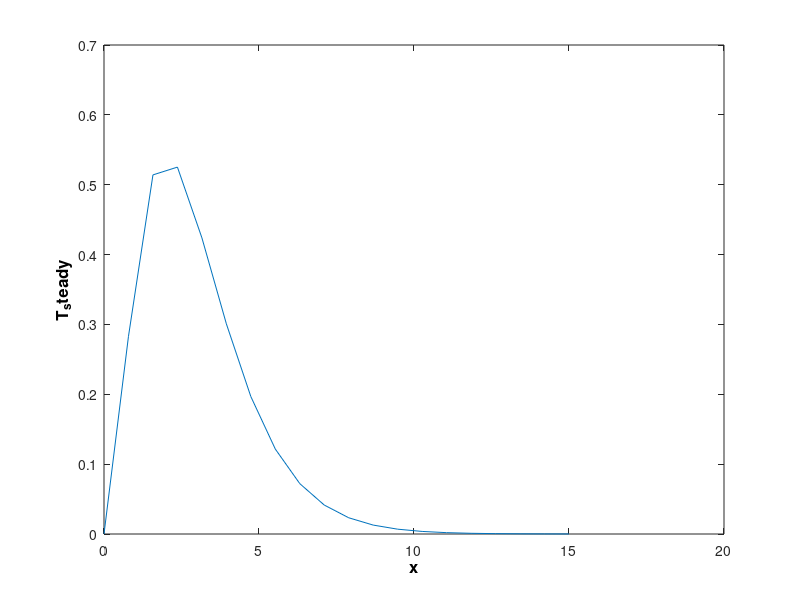
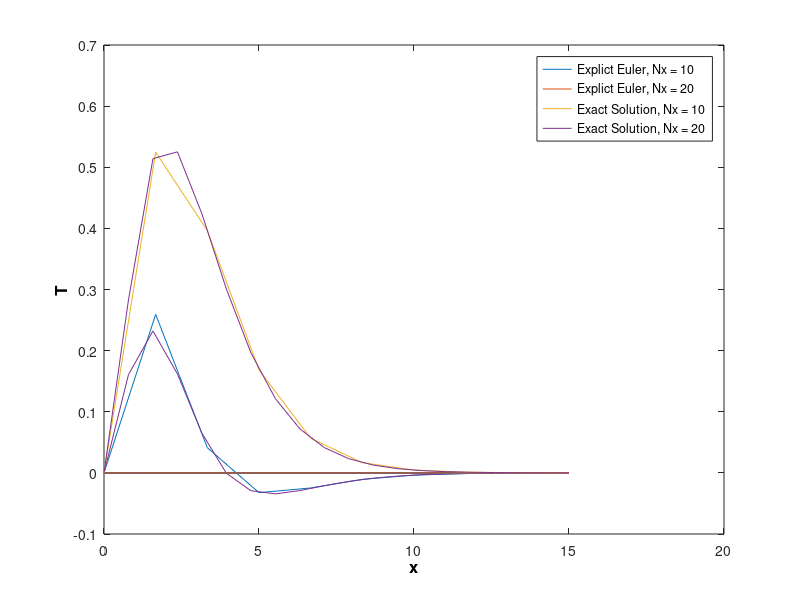
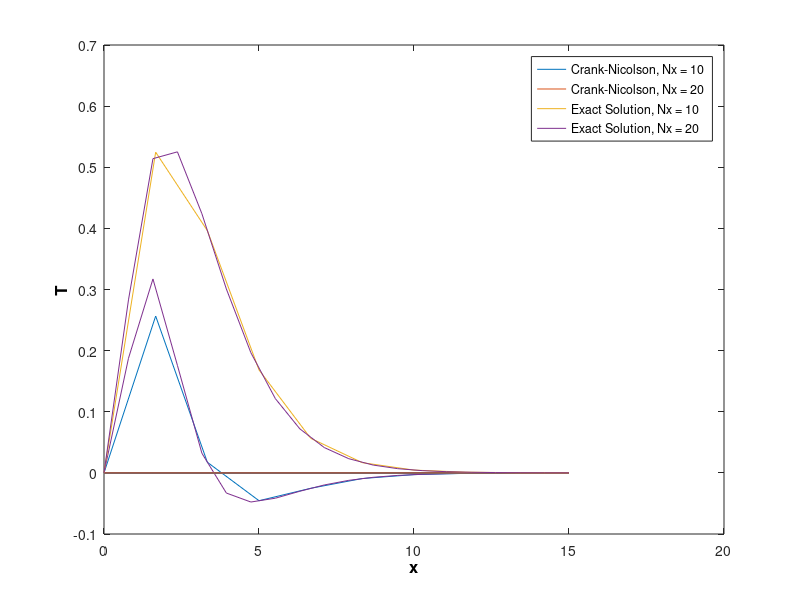

The MATLAB script that drew these images, in order:
function Xinyi()
clear all
%% Initial condition
Nx1 = 10;
Nx2 = 20;
Lx = 15;
alpha = 1;

dx1 = Lx/(Nx1-1);
dx2 = Lx/(Nx2-1);

x1 = 0:dx1:Lx;
x2 = 0:dx2:Lx;
dt = 0.001;

% Set initial condition for T
T1_steady = zeros(1,Nx1);
T2_steady  = zeros(1,Nx2);

T1_Euler = zeros(1,Nx1);
T1_steady_check_Euler  = zeros(1,Nx1);
T2_Euler = zeros(1,Nx2);
T2_steady_check_Euler  = zeros(1,Nx2);

T1_Crank = zeros(1,Nx1);
T1_Crank_old = zeros(1,Nx1);
T1_Crank_check = zeros(1,Nx1);
T2_Crank = zeros(1,Nx2);
T2_Crank_old = zeros(1,Nx2);
T2_Crank_check = zeros(1,Nx2);

% Set exact solution
for i=1:Nx1
    T1_steady(i) = x1(i)*x1(i)*exp(-x1(i));
end

for i=1:Nx2
    T2_steady(i) = x2(i)*x2(i)*exp(-x2(i));
end

% Set boundary condition
for i=1:Nx1
T1_Euler(i,1) = 0; % T(x,0) = 0
T1_Euler(1,i) = 0; % T(0,t) = 0
end

for i=1:Nx2
T2_Euler(i,1) = 0; % T(x,0) = 0
T2_Euler(1,i) = 0; % T(0,t) = 0
end

for i=1:Nx1
T1_Crank(i,1) = 0; % T(x,0) = 0
T1_Crank(1,i) = 0; % T(0,t) = 0
T1_Crank_old(i,1) = 0; % T(x,0) = 0
T1_Crank_old(1,i) = 0; % T(0,t) = 0
end

for i=1:Nx2
T2_Crank(i,1) = 0; % T(x,0) = 0
T2_Crank(1,i) = 0; % T(0,t) = 0
T2_Crank_old(i,1) = 0; % T(x,0) = 0
T2_Crank_old(1,i) = 0; % T(0,t) = 0
end


for iteration = 1:1000
  iteration;
  
% Explicit Euler solution, Nx is 10
for i=2:Nx1
T1_Euler(i) = T1_Euler(i) + dt*(alpha*(T1_Euler(i+1)-2*T1_Euler(i)+T1_Euler(i-1))/(dx1*dx1)-(x1(i)*x1(i)-4*x1(i)+2)*exp(-x1(i)));
% Steady state checking
T1_steady_check_Euler(i) =  alpha*(T1_Euler(i+1)-2*T1_Euler(i)+T1_Euler(i-1))/(dx1*dx1)-(x1(i)*x1(i)-4*x1(i)+2)*exp(-x1(i));
end
 T1_Euler(floor(Nx1/2));

% Explicit Euler solution, Nx is 20
for i=2:Nx2
T2_Euler(i) = T2_Euler(i) + dt*(alpha*(T2_Euler(i+1)-2*T2_Euler(i)+T2_Euler(i-1))/(dx2*dx2)-(x2(i)*x2(i)-4*x2(i)+2)*exp(-x2(i)));
% Steady state checking
T2_steady_check_Euler(i) =  alpha*(T2_Euler(i+1)-2*T2_Euler(i)+T2_Euler(i-1))/(dx2*dx2)-(x2(i)*x2(i)-4*x2(i)+2)*exp(-x2(i));
end
 T2_Euler(floor(Nx2/2));

% Crank-Nicolson, Nx is 10 
for i=2:Nx1
T1_Crank(i) = T1_Crank_old(i) + dt*((alpha/2)*((T1_Crank_old(i+1)-2*T1_Crank_old(i)+T1_Crank_old(i-1)+T1_Crank(i+1)-2*T1_Crank(i)+T1_Crank(i-1))/(x1(i)*x1(i)))-(x1(i)*x1(i)-4*x1(i)+2)*exp(-x1(i)));
% Steady state checking
T1_Crank_check(i) =  (alpha/2)*((T1_Crank_old(i+1)-2*T1_Crank_old(i)+T1_Crank_old(i-1)+T1_Crank(i+1)-2*T1_Crank(i)+T1_Crank(i-1))/(x1(i)*x1(i)))-(x1(i)*x1(i)-4*x1(i)+2)*exp(-x1(i));
end
T1_Crank_old = T1_Crank;
T1_Crank(floor(Nx1/2)); 

% Crank-Nicolson, Nx is 20 
for i=2:Nx2
T2_Crank(i) = T2_Crank_old(i) + dt*((alpha/2)*((T2_Crank_old(i+1)-2*T2_Crank_old(i)+T2_Crank_old(i-1)+T2_Crank(i+1)-2*T2_Crank(i)+T2_Crank(i-1))/(x2(i)*x2(i)))-(x2(i)*x2(i)-4*x2(i)+2)*exp(-x2(i)));
% Steady state checking
T2_Crank_check(i) =  (alpha/2)*((T2_Crank_old(i+1)-2*T2_Crank_old(i)+T2_Crank_old(i-1)+T2_Crank(i+1)-2*T2_Crank(i)+T2_Crank(i-1))/(x2(i)*x2(i)))-(x2(i)*x2(i)-4*x2(i)+2)*exp(-x2(i));
end
T2_Crank_old = T2_Crank;
T2_Crank(floor(Nx2/2)); 
end

figure(1)
plot(x2,T2_steady);
xlabel('x','FontSize',12, 'FontWeight','bold','Color','k')
ylabel('T_steady','FontSize',12, 'FontWeight','bold','Color','k')

figure(2)
plot(x1,T1_Euler);hold on;
plot(x2,T2_Euler);
plot(x1,T1_steady);
plot(x2,T2_steady);
xlabel('x','FontSize',12, 'FontWeight','bold','Color','k')
ylabel('T','FontSize',12, 'FontWeight','bold','Color','k')
legend('Explict Euler, Nx = 10','Explict Euler, Nx = 20','Exact Solution, Nx = 10','Exact Solution, Nx = 20')
hold off;

figure(3)
plot(x1,T1_Crank);hold on;
plot(x2,T2_Crank);
plot(x1,T1_steady);
plot(x2,T2_steady);
xlabel('x','FontSize',12, 'FontWeight','bold','Color','k')
ylabel('T','FontSize',12, 'FontWeight','bold','Color','k')
legend('Crank-Nicolson, Nx = 10','Crank-Nicolson, Nx = 20','Exact Solution, Nx = 10','Exact Solution, Nx = 20')
